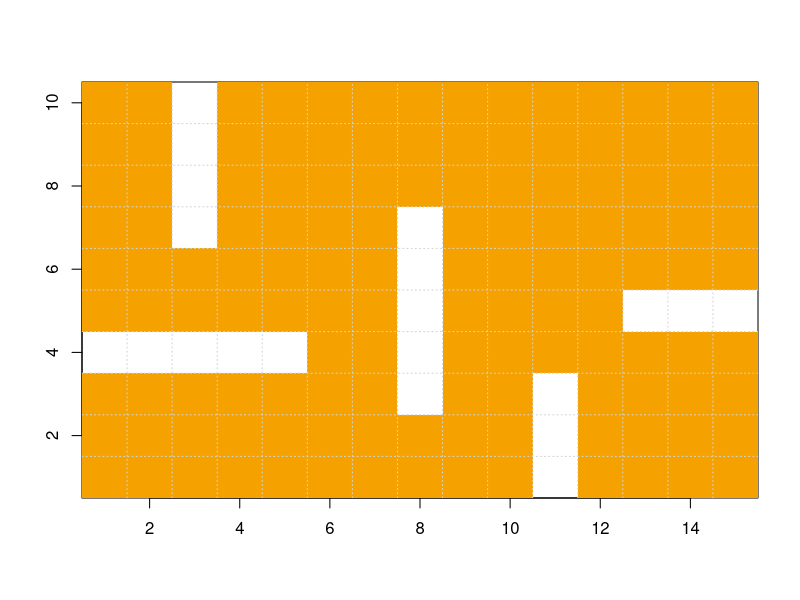
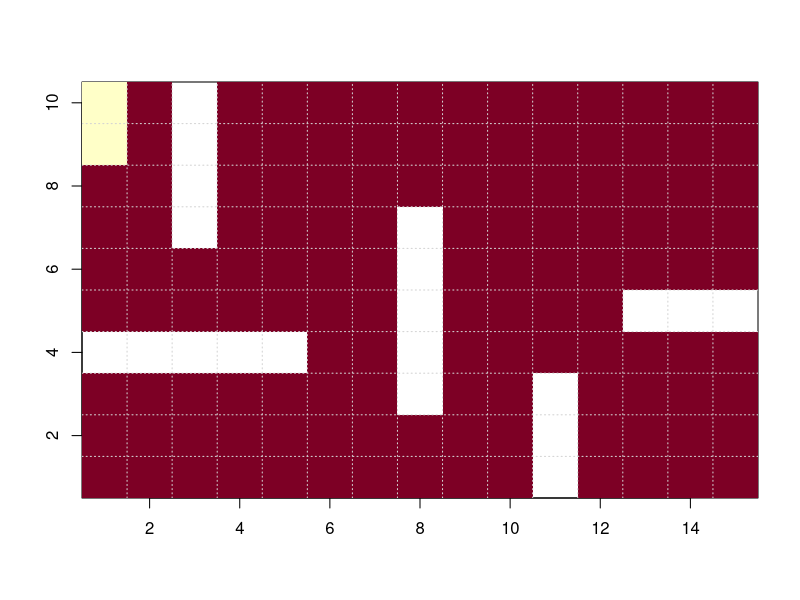
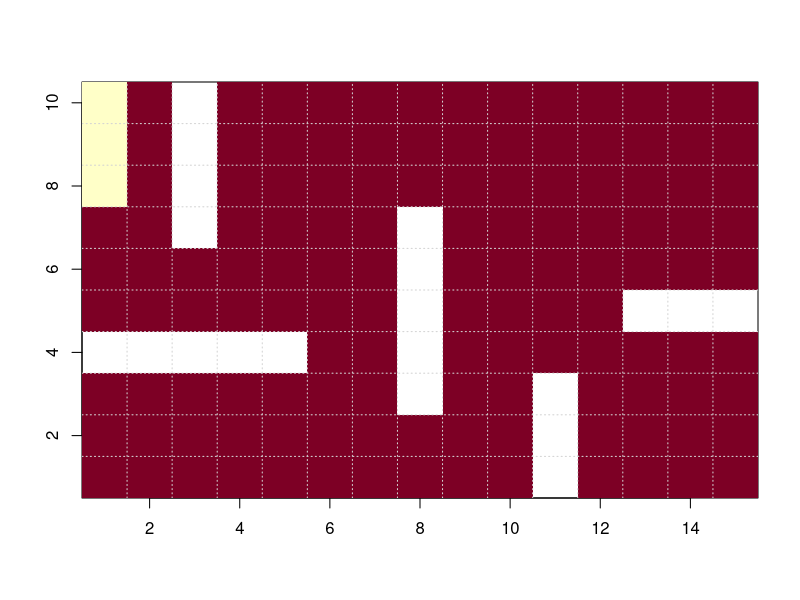
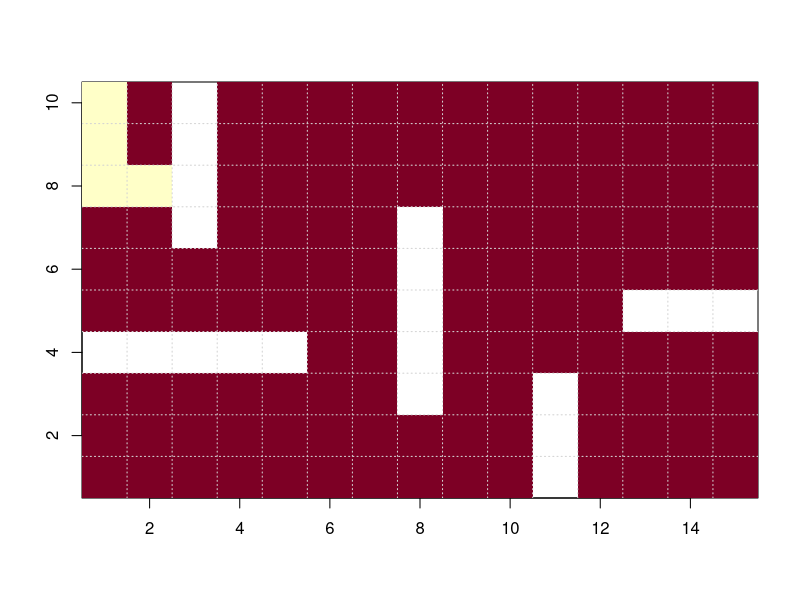
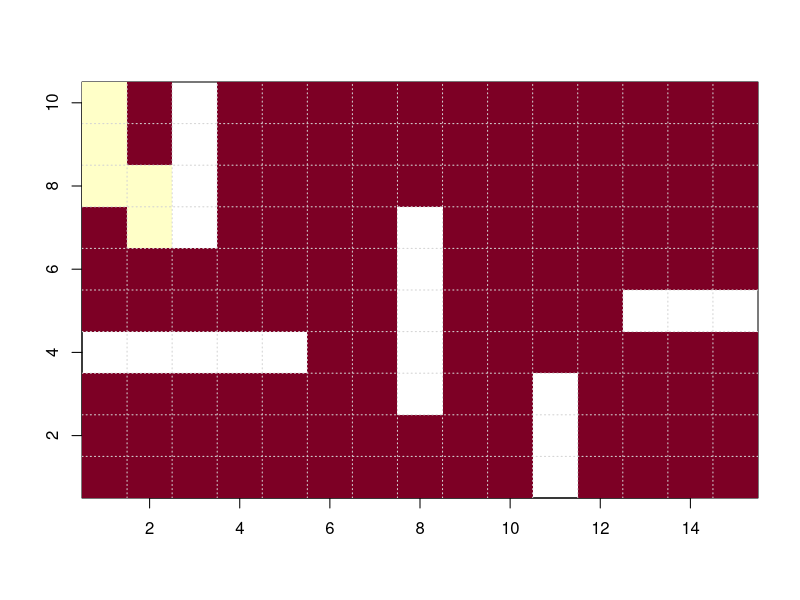
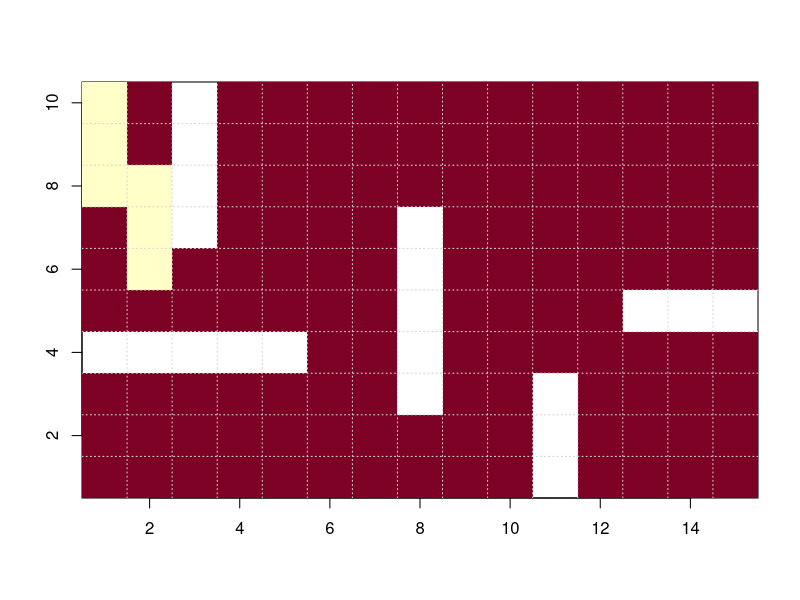
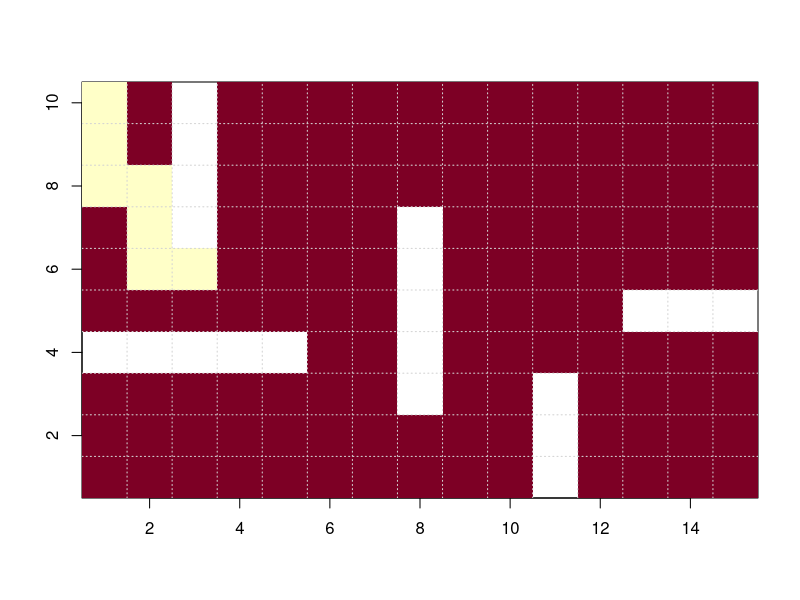
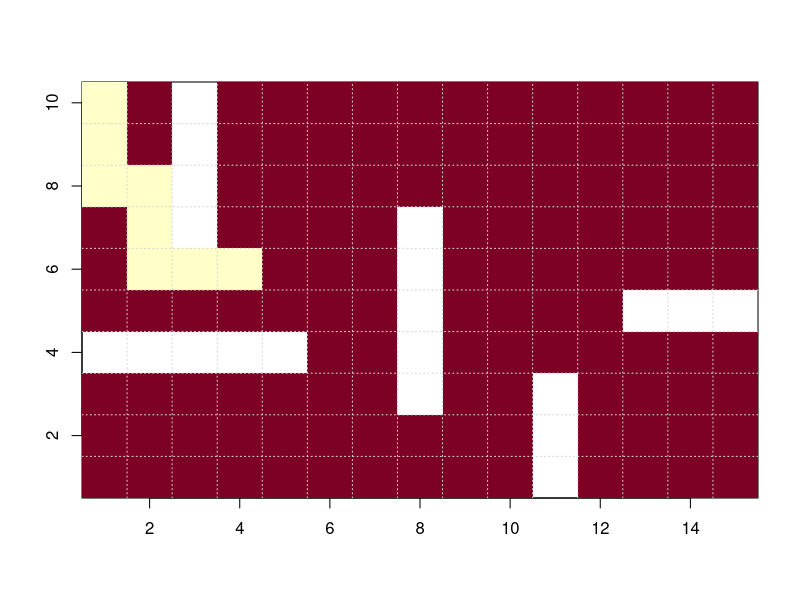

Generate these figures, in order, with R: (Note: this script raises an error after producing the figures.)
# ===========================
# defining the environment
E <- matrix(0, 10, 15)
E[4, 1:5] <- NA
E[7:10, 3] <- NA
E[3:7, 8] <- NA
E[1:3, 11] <- NA
E[5, 13:15] <- NA
image(1:15, 1:10, t(E), xlab="", ylab="")
grid(nx=15, ny=10)
# ===========================
# checking a position p to be valid in the environment E
isvalid <- function(p, E)
{
  nok <- (p[1] < 1) | (p[1] > 10) | 
    (p[2] < 1) | (p[2] > 15)
  if (!nok) 
    nok <- nok | is.na(E[p[1], p[2]])
  !nok
}
# ===========================
# checking a position p to be new in the solution path
isnew <- function(p, path)
{
  nok <- logical(length(path))
  for (i in 1:length(path))
  {
    nok[i] <- all(p == path[[i]])
  }
  return(!any(nok))
}
# ===========================
# distance between to positions p1 and p2
dist <- function(p1, p2)
{
  abs(p1[1] - p2[1]) + abs(p1[2] - p2[2])
}
# ===========================

# initial state
start <- c(10, 1)
# goal state
goal <- c(1, 15)

move <- 0
path <- list()

current <- start
E[current[1], current[2]] <- -1
# ===========================
while (any(current != goal))
{
  path[[move  + 1]] <- current
  mv <- list(c(0, 1), c(0, -1), c(1, 0), c(-1, 0))
  fvalue <- numeric(length(mv))
  for (i in 1:length(mv))
  {
    p <- current + mv[[i]]
    if (isvalid(p, E) & isnew(p, path))
    {
       h <- dist(p, goal)
       g <- move
       f <- g + h
       fvalue[i] <- f
    } else{
      fvalue[i] <- 10000 + move
    }
  }
  fmin <- min(fvalue)
  idx <- which(fvalue == fmin)
  if (length(idx) == length(mv))
    stop("can not find a solution")
  if (length(idx) == 1)
  {
    imin <- idx
  } else{
    imin <- sample(idx, 1)
  }
  current <- current + mv[[imin]]
  move <- move + 1
  E[current[1], current[2]] <- -1
  image(1:15, 1:10, t(E), xlab="", ylab="")
  grid(nx=15, ny=10)
  
  print(paste("move", move))
  print(c(fmin=fmin, imin=imin))
  print("position")
  print(current)
  
  Sys.sleep(1)
}

# ===========================
